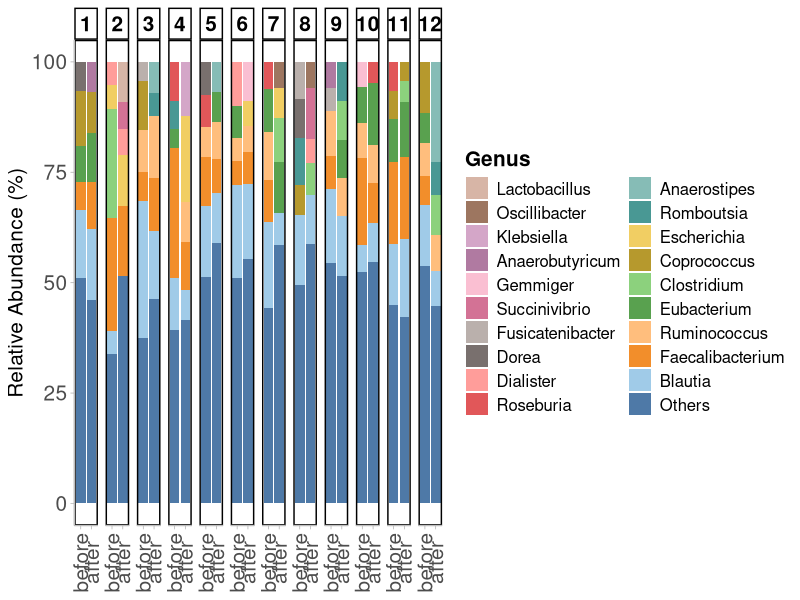

This figure's R source:
rm(list = ls())

library(ggplot2)
library(tidyverse)

# Data import and arrangements --------------------------------------------

# metadata
meta <- read.table("Data/ds_metadata.txt", header = T, sep = "\t", stringsAsFactors = T)

# import raw relative abundance table
genus.raw <- read.table("Data/ds_genus_otu_table_final.tsv", sep = "\t", header = T, row.names = 1)

# import OTU-taxa table
genus.otu.taxa <- read.table("Data/ds_genus_taxa_table.tsv", sep = "\t", header = T, row.names = 1)

# replace OTU IDs in raw table with taxonomy names
rownames(genus.raw) <- genus.otu.taxa$Genus[match(rownames(genus.raw), rownames(genus.otu.taxa))]

# transpose raw genus df (re-normalize to get rid of very small changes and make the totals into 100)
genus <- data.frame(t(vegan::decostand(genus.raw, method = "total", MARGIN = 2)*100))

# add time information
genus$meta <- meta$Time[match(rownames(genus), meta$ID)]
genus$meta <- factor(genus$meta, levels = c("before", "after"))

# Preparing top 5 genera table -----------------------------------------------

genus.top5 <- data.frame(matrix(ncol = 5, nrow = nrow(genus)*6))
colnames(genus.top5) <- c("id", "meta", "pair", "genus", "rel.ab")

for (i in 1:nrow(genus)) {
  # id
  genus.top5[((6*i)-5):(6*i), 1] <- rep(rownames(genus)[i], 6)
  # group
  genus.top5[((6*i)-5):(6*i), 2] <- as.character(rep(meta$Time[match(rownames(genus)[i], meta$ID)], 6))
  # pair
  genus.top5[((6*i)-5):(6*i), 3] <- rep(meta$Pairing[match(rownames(genus)[i], meta$ID)], 6)
  # genus
  ordered <- sort(unlist(genus[i, -1833]), decreasing = T)
  genus.top5[((6*i)-5):((6*i)-1), 4] <- names(ordered)[1:5]
  genus.top5[(6*i), 4] <- "Others"
  # relative abundance
  genus.top5[((6*i)-5):((6*i)-1), 5] <- ordered[1:5]
  genus.top5[(6*i), 5] <- sum(ordered[6:length(ordered)])
} 


# png("Genus/Genus_top5.png", units = "in", width = 15, height = 5, res = 800)

ggplot(genus.top5, aes(fill = reorder(genus, rel.ab, FUN = sum), 
                        y = rel.ab, 
                        x = factor(meta, levels = c("before", "after")))) +
  geom_col() +
  facet_grid(.~pair, scale = "free_x") + 
  ggthemes::scale_fill_tableau(palette = "Tableau 20", direction = -1) +
  labs(y = "Relative Abundance (%)", fill = 'Genus') +
  guides(fill = guide_legend(ncol = 2)) +
  theme_light() +
  theme(axis.line = element_line(colour = "grey"),
        panel.grid.major = element_blank(),
        panel.grid.minor = element_blank(),
        panel.background = element_blank(),
        axis.title.y = element_text(size = 15),
        axis.title.x = element_blank(),
        axis.text.x = element_text(size = 15, angle = 90, vjust = 0.5),
        axis.text.y = element_text(size = 15),
        plot.title = element_blank(),
        legend.position='right',
        legend.title = element_text(size = 15, face = "bold"),
        legend.text = element_text(size = 12),
        strip.text.x = element_text(size = 15, color = "black", face = "bold"),
        strip.background = element_rect(fill = NA, color = "black", linewidth = 1),
        panel.border = element_rect(color = "black", fill = NA, linewidth = 1)) 

# dev.off()
